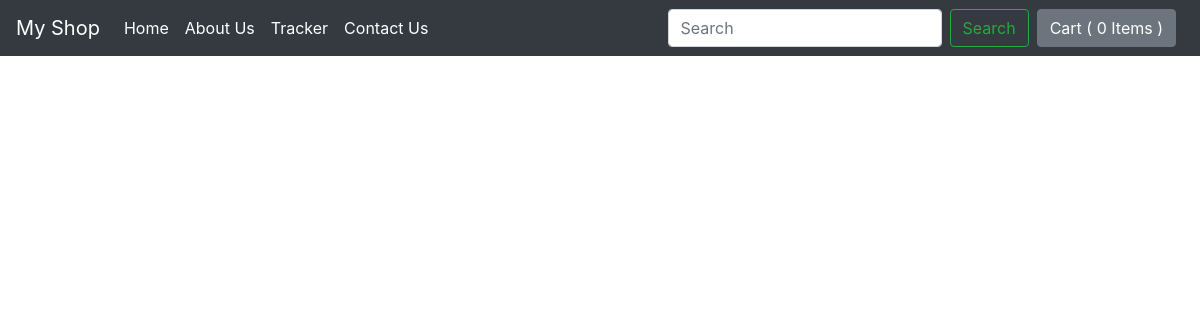
The page /blog/ on the database as committed earlier.
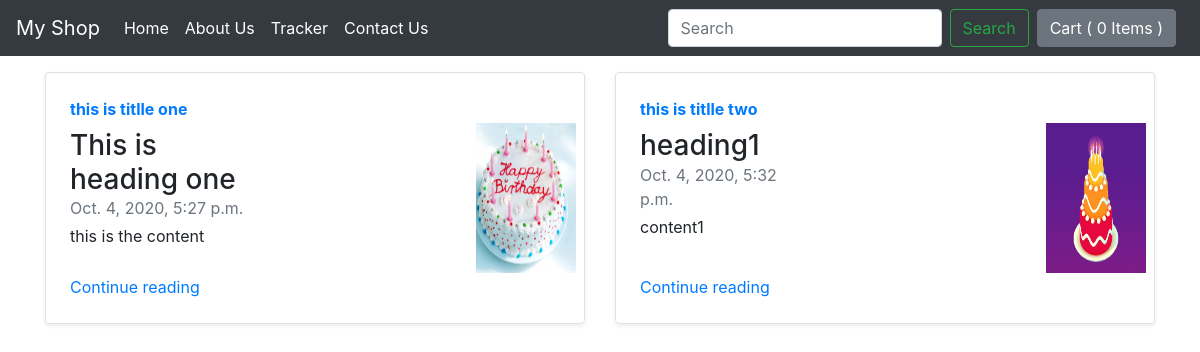
The same page on the database as committed later.
### blog/models.py (models this page shows, shortened)
class Blogpost(models.Model):
    post_id = models.AutoField(primary_key=True)
    title = models.CharField(max_length=50)
    head_0 = models.CharField(max_length=200, default="")
    chead_0 = models.CharField(max_length=1000, default="")
    head_1 = models.CharField(max_length=500, default="")
    chead_1 = models.CharField(max_length=1000, default="")
    head_2 = models.CharField(max_length=500, default="")
    chead_2 = models.CharField(max_length=5000, default="")
    pub_date = models.DateTimeField()
    thumbnail = models.ImageField(upload_to="blog/images/thumbnails", default="")

### blog/views.py (the view)
# urls.py: path('', views.index, name='blogHome'),
def index(request):
    data = Blogpost.objects.all()
    return render(request, 'blog/index.html', {"posts":data})

### blog/templates/blog/index.html (shortened to what this page needs)
{% extends './basic.html'%}
{%block content%}
<div class="container mt-3">
    {% for p in posts %}
    {% if forloop.counter0|divisibleby:2 %}
    <div class="row my-2" id="row_{{ forloop.counter }}">
    {% endif %}
        {% load static %}
        <div class="col-md-6" id="col_{{ forloop.counter }}">
            <div class="row no-gutters border rounded overflow-hidden flex-md-row mb-4 shadow-sm h-md-250 position-relative">
                <div class="col p-4 d-flex flex-column position-static">
                    <strong class="d-inline-block mb-2 text-primary">{{p.title}}</strong>
                    <h3 class="mb-0">{{p.head_0}}</h3>
                    <div class="mb-1 text-muted">{{ p.pub_date }}</div>
                    <p class="card-text mb-auto">{{ p.chead_0|slice:"0:20"}}</p>
                    <a href="blogpost/{{p.post_id}}" class="stretched-link">Continue reading</a>
                </div>
                <div class="col-auto d-none d-lg-block">
                    <svg class="bd-placeholder-img" width="200" height="250" xmlns="http://www.w3.org/2000/svg" preserveAspectRatio="xMidYMid slice" focusable="false" role="img" aria-label="Placeholder: Thumbnail" >
                        <title>Placeholder</title>
                        <img width="100" height="150" src="/media/{{p.thumbnail}}" class="mx-2">
                    </svg>
                </div>
            </div>
        </div>
    {% if forloop.counter|divisibleby:2 %}
    </div>
    {% endif %}
    {%endfor%}
</div>
{% endblock %}

Rows that differ between the two databases and show on the page:
added Blogpost: title "this is titlle one", head_0 "This is heading one", pub_date "Oct. 4, 2020, 5:27 p.m.", chead_0 "this is the content", thumbnail (picture)
added Blogpost: title "this is titlle two", head_0 "heading1", pub_date "Oct. 4, 2020, 5:32 p.m.", chead_0 "content1", thumbnail (picture)
